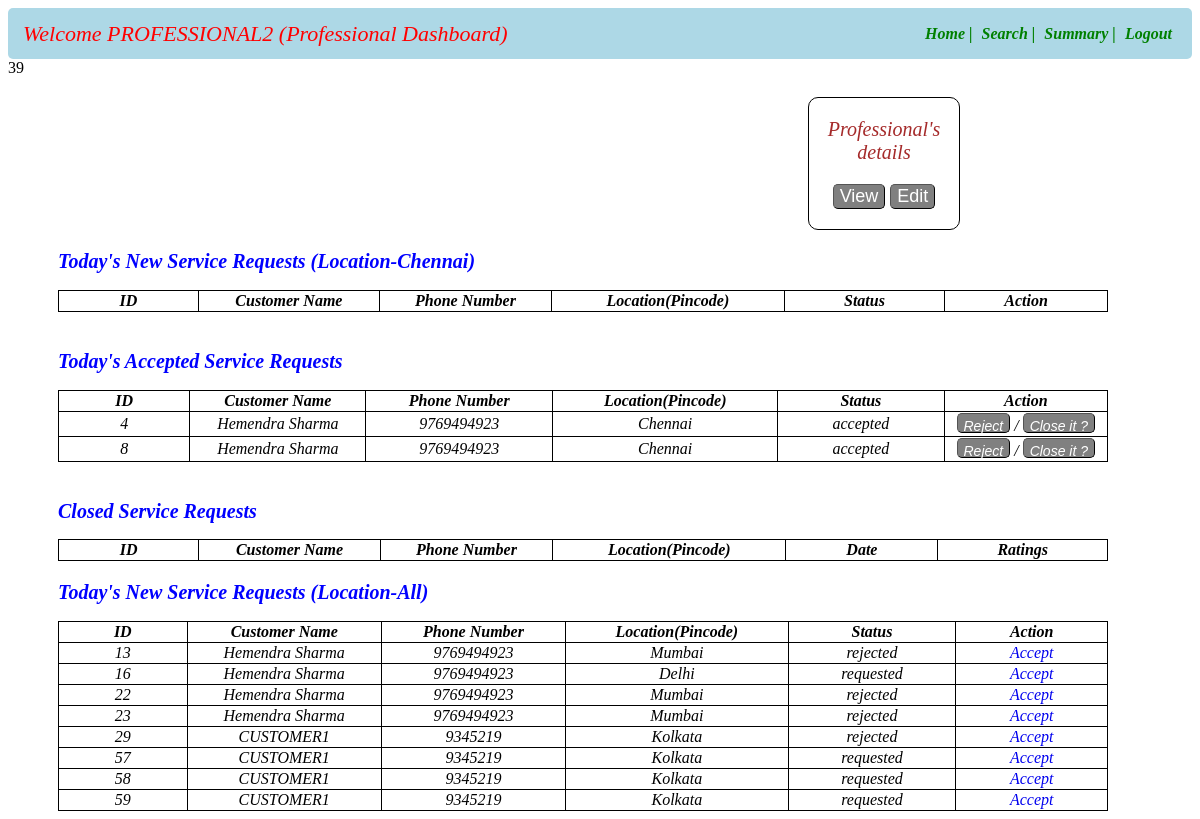
The page /professionaldashboard/39 (signed in) on the database its author committed.
### app.py (models this page shows)
class User_Info(db.Model):
    __tablename__="user_info"
    id=db.Column(db.Integer,primary_key=True)
    email=db.Column(db.String,nullable=False)
    full_name=db.Column(db.String,nullable=False)
    user_name=db.Column(db.String,unique=True,nullable=False)
    service_name=db.Column(db.String,nullable=False)
    experience=db.Column(db.Integer,nullable=False)
    pwd=db.Column(db.String,nullable=False)
    add=db.Column(db.String,nullable=True)
    pincode=db.Column(db.String,nullable=False)
    role=db.Column(db.Integer,nullable=False,default=1)
    status=db.Column(db.String,unique=True)
    location=db.Column(db.String,nullable=False)
    reviews=db.Column(db.String,nullable=False)
    phone_number=db.Column(db.Integer,nullable=False)

class Customer_Service_Request(db.Model):
    __tablename__="customer_service_request"
    id=db.Column(db.Integer,primary_key=True)
    service_id=db.Column(db.Integer,db.ForeignKey(Service_Info.id),nullable=False)
    customer_id=db.Column(db.Integer,db.ForeignKey(User_Info.id),nullable=False)
    professional_id=db.Column(db.Integer,db.ForeignKey(User_Info.id),nullable=False)
    date_of_request=db.Column(db.String,nullable=False)
    date_of_completion=db.Column(db.String,nullable=False)
    service_status=db.Column(db.String,nullable=False)
    remarks=db.Column(db.String)
    location=db.Column(db.String,nullable=False)
    ratings=db.Column(db.String,nullable=False)

### app.py (the view)
@app.route("/professionaldashboard/<int:professional_id>")
def professional_dashboard1(professional_id):
    cservice=Customer_Service_Request.query.all()
    usr=User_Info.query.filter_by(id=professional_id).first()
    user=User_Info.query.all()
    name=usr.full_name
    return render_template("professional_dashboard.html",professional_name=name,professional_id=professional_id,cservice=cservice,professional_location=usr.location,user=user)

### templates/professional_dashboard.html (shortened to what this page needs)
<!DOCTYPE html>
<html lang="en">
<head>
</head>
<body>
    <div id="header">
        <nav class="navbar">
            <div class="navdiv">
                <div class="logo">Welcome {{professional_name}} (Professional Dashboard)</div>
                <ul>
                    <li><a href="#">Home |</a></li>
                    <li><a href="/professionalsearch/{{professional_id}}">Search |</a></li>
                    <li><a href="/professionalsummary/{{professional_id}}">Summary |</a></li>
                    <li><a href="/login">Logout</a></li>
                </ul>
            </div>
        </nav>
    </div>
    <div id="main">
        {{professional_id}}
        <div id="profile">
            <p>Professional's details</p>
            <button><a style="color:white;" href="/viewprofessionalprofile/{{professional_id}}">View</a></button>
            <button><a style="color:white;" href="/viewprofessionalprofile/{{professional_id}}/edit">Edit</a></button>
        </div>
        <div id="todayservicerequests">
            <h2>Today's New Service Requests (Location-{{professional_location}})</h2>
            <table id="today_service-request">
                <thead id="th">
                    <tr>
                        <th>ID</th>
                        <th>Customer Name</th>
                        <th>Phone Number</th>
                        <th>Location(Pincode)</th>
                        <th>Status</th>
                        <th>Action</th>
                    </tr>
                </thead>
            </table>
        </div>
        <div id="todayservicerequests">
            <br>
            <h2>Today's Accepted Service Requests</h2>
            <table id="today_service-request">
                <thead id="th">
                    <tr>
                        <th>ID</th>
                        <th>Customer Name</th>
                        <th>Phone Number</th>
                        <th>Location(Pincode)</th>
                        <th>Status</th>
                        <th>Action</th>
                    </tr>
                </thead>
                <tbody id="td">
                    {% for entry in cservice%}
                    {% if  entry.service_status=="accepted" and professional_id|string() == entry.professional_id|string() and entry.location==professional_location %}
                    {% for us in user %}
                    {%if entry.customer_id==us.id%}
                    <tr>
                        <td>{{entry["id"]}}</td>
                        <td>{{us.full_name}}</td>
                        <td>{{us.phone_number}}</td>
                        <td>{{entry.location}}</td>
                        <td>{{entry.service_status}}</td>
                        <td>
                            <button class="btn1"><a style="font-style:italic;color:white;font-size:14px;" class="a1" href="/rejectcustomerservicerequests/{{professional_id}}/{{entry.id}}/reject">Reject</a></button> / <button class="btn1"><a class="a1" style="font-style:italic;color:white;font-size:14px;" href="/professionalcloseservice/{{entry.id}}/{{professional_id}}">Close it ?</a></button>
                        </td>
                    </tr>
                    {% endif %}
                    {% endfor %}
                    {% endif %}
                    {% endfor %}
                </tbody>
            </table>
        </div>
        <div id="closedservicerequests">
            <br>
            <h2>Closed Service Requests</h2>
            <table id="closed-service-requests">
                <thead>
                    <tr>
                        <th>ID</th>
                        <th>Customer Name</th>
                        <th>Phone Number</th>
                        <th>Location(Pincode)</th>
                        <th>Date</th>
                        <th>Ratings</th>
                    </tr>
                </thead>
            </table>
        </div>
        <div id="todayservicerequests">
            <h2>Today's New Service Requests (Location-All)</h2>
            <table id="today_service-request">
                <thead id="th">
                    <tr>
                        <th>ID</th>
                        <th>Customer Name</th>
                        <th>Phone Number</th>
                        <th>Location(Pincode)</th>
                        <th>Status</th>
                        <th>Action</th>
                    </tr>
                </thead>
                <tbody id="td">
                    {% for entry in cservice%}
                    {% if  (entry.service_status=="requested" or entry.service_status=="rejected")%}
                    {% for us in user %}
                    <tr>
                        <td>{{entry["id"]}}</td>
                        <td>{{us.full_name}}</td>
                        <td>{{us.phone_number}}</td>
                        <td>{{entry.location}}</td>
                        <td>{{entry.service_status}}</td>
                        <td>
                            <a href="/acceptcustomerservicerequests/{{professional_id}}/{{entry.id}}/accept">Accept</a>
                        </td>
                    </tr>
                    {% endfor %}
                    {% endif %}
                    {% endfor %}
                </tbody>
            </table>
        </div>
    </div>
</body>
</html>

### templates/professional_dashboard.html (style rules this page uses)
* { text-decoration: none; }
.navbar { background-color: lightblue; padding-right: 15px; padding-left: 15px; border-radius: 5px; }
ul li { vertical-align: middle; }
.navdiv { display:flex; align-items: center; justify-content: space-between; }
.logo { font-size: 22px; color: red; font-style: italic; }
li { list-style: none; display: inline; }
li a { color: green; font-size: 16px; font-style: italic; margin-right: 5px; font-weight: bold; }
table ,th, td { text-align: center; font-style: italic; width:1050px; margin-left: 50px; border-radius: 10px; border-color: blue; border: 1px solid black; border-collapse: collapse ; }
h2 { margin-left: 50px; margin-top: 20px; font-style: italic; font-size: 20px; color: blue; }
#profile { border:1px solid black; border-radius: 10px; width:150px; text-align: center; margin-left: 800px; margin-top: 20px; font-style: italic; font-size: 20px; color:brown; }
button { padding: 1px 6px; border: 1px outset buttonborder; border-radius: 5px; color: black; background-color: gray; text-decoration: none; font-size:18px }
.btn1 { background:gray; border: 1px outset buttonborder; border-radius: 5px; color:white; height:20px; }

### rows shown on the page
User_Info: full_name "PROFESSIONAL2", location "Chennai"
Customer_Service_Request: id "4", location "Chennai", service_status "accepted"
User_Info: full_name "Hemendra Sharma", phone_number "9769494923"
Customer_Service_Request: id "8", location "Chennai", service_status "accepted"
Customer_Service_Request: id "13", location "Mumbai", service_status "rejected"
Customer_Service_Request: id "16", location "Delhi", service_status "requested"
Customer_Service_Request: id "22", location "Mumbai", service_status "rejected"
Customer_Service_Request: id "23", location "Mumbai", service_status "rejected"
Customer_Service_Request: id "29", location "Kolkata", service_status "rejected"
User_Info: full_name "CUSTOMER1", phone_number "9345219"
Customer_Service_Request: id "57", location "Kolkata", service_status "requested"
Customer_Service_Request: id "58", location "Kolkata", service_status "requested"
Customer_Service_Request: id "59", location "Kolkata", service_status "requested"

### other values the page prints
{{ professional_id }} "39"
